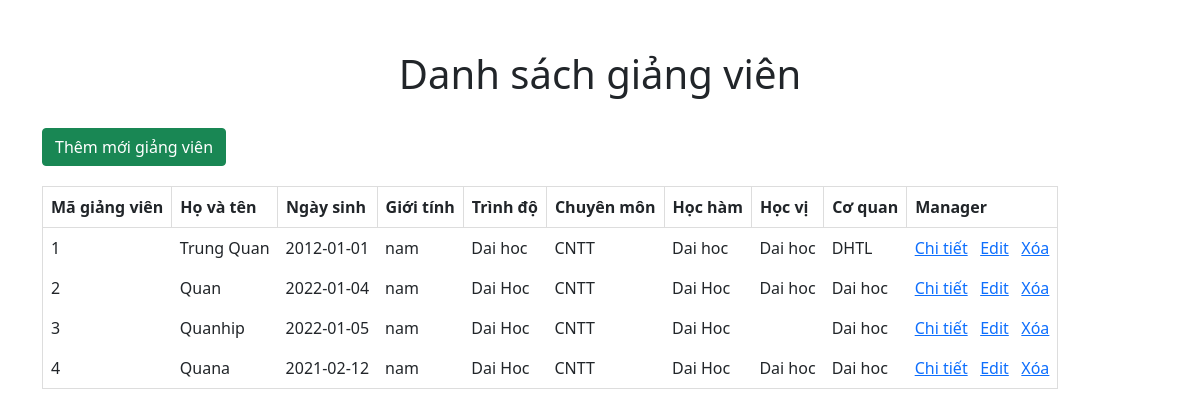
The page / on the database its author committed.
### tables this page shows
CREATE TABLE `giangvien` (
  `magv` int(11) NOT NULL,
  `hovaten` varchar(255) DEFAULT NULL,
  `ngaysinh` date DEFAULT NULL,
  `gioitinh` varchar(10) DEFAULT NULL,
  `trinhdo` varchar(255) DEFAULT NULL,
  `chuyenmon` varchar(255) DEFAULT NULL,
  `hocham` varchar(255) DEFAULT NULL,
  `hocvi` varchar(255) DEFAULT NULL,
  `coquan` varchar(255) DEFAULT NULL
);

### controller/controller.php (called while the page is built, shortened)
<?php
    require_once 'model/model.php';
    class controller{
        public function index() {
            $giangvien = new model();
            $giangviens = $giangvien->index();
            require_once 'view/GiangVien/index.php';
        }
    }
?>

### index.php (called while the page is built, shortened)
<?php
    require_once "controller/controller.php";
    $object = new controller();
    $object->$action();
?>

### model/model.php (called while the page is built, shortened)
<?php
class model {
    public function index() {
        $connection = $this->connectDb();
        $querySelect = "SELECT * FROM giangvien";
        $results = mysqli_query($connection, $querySelect);
        $giangviens = [];
        if (mysqli_num_rows($results) > 0) {
            $giangviens = mysqli_fetch_all($results, MYSQLI_ASSOC);
        }
        return $giangviens;
    }
    public function connectDb() {
        $connection = mysqli_connect(DB_HOST,
            DB_USERNAME, DB_PASSWORD, DB_NAME);
        return $connection;
    }
}

### view/Giangvien/index.php (the view, shortened to what this page needs)
<?php
require "header.php";
?>
<div class="container">
    <h1 style="display: flex;align-items: center;justify-content: center;margin-bottom:30px;margin-top:50px;
    ">Danh sách giảng viên</h1>
    <a href="index.php?act=add">
    <button type="button" class="btn btn-success" style="margin-bottom:20px">Thêm mới giảng viên</button>
    </a>
<table border="1" cellspacing="0" cellpadding="8" style="border: 1px solid #ddd;">
    <tr>
        <th scope="col" style="border: 1px solid #ddd;">Mã giảng viên</th>
        <th scope="col" style="border: 1px solid #ddd;">Họ và tên</th>
        <th scope="col" style="border: 1px solid #ddd;">Ngày sinh</th>
        <th scope="col" style="border: 1px solid #ddd;">Giới tính</th>
        <th scope="col" style="border: 1px solid #ddd;">Trình độ</th>
        <th scope="col" style="border: 1px solid #ddd;">Chuyên môn</th>
        <th scope="col" style="border: 1px solid #ddd;">Học hàm</th>
        <th scope="col" style="border: 1px solid #ddd;">Học vị</th>
        <th scope="col" style="border: 1px solid #ddd;">Cơ quan</th>
        <th scope="col" style="border: 1px solid #ddd;">Manager</th>
    </tr>
    <?php if (!empty($giangviens)): ?>
        <?php foreach ($giangviens AS $giangvien) : ?>
            <tr>
                <td ><?php echo $giangvien['magv'] ?></td>
                <td><?php echo $giangvien['hovaten'] ?></td>
                <td><?php echo $giangvien['ngaysinh'] ?></td>
                <td><?php echo $giangvien['gioitinh'] ?></td>
                <td><?php echo $giangvien['trinhdo'] ?></td>
                <td><?php echo $giangvien['chuyenmon'] ?></td>
                <td><?php echo $giangvien['hocham'] ?></td>
                <td><?php echo $giangvien['hocvi'] ?></td>
                <td><?php echo $giangvien['coquan'] ?></td>
                <td>
                    <?php
                    $urlEdit =
                        "index.php?act=edit&magv=" . $giangvien['magv'];
                    $urlDelete =
                        "index.php?act=delete&magv=" . $giangvien['magv'];
                    ?>
                    <a href="<?php echo $urlDetail?>">Chi tiết</a> &nbsp;
                    <a href="<?php echo $urlEdit?>">Edit</a> &nbsp;
                    <a onclick="return confirm('Bạn chắc chắn muốn xóa?')"
                       href="<?php echo $urlDelete?>">
                        Xóa
                    </a>
                </td>
            </tr>
        <?php endforeach; ?>
    <?php else: ?>
        <tr>
            <td colspan="2">KHông có dữ liệu</td>
        </tr>
    <?php endif; ?>
</table>
</div>
<?php
    require "footer.php";
?>

### view/Giangvien/header.php (shortened to what this page needs)
<!DOCTYPE html>
<html lang="en">
<head>
    <link rel="stylesheet" href="https://cdn.jsdelivr.net/npm/bootstrap-icons@1.7.2/font/bootstrap-icons.css">
    <link href="https://cdn.jsdelivr.net/npm/bootstrap@5.1.3/dist/css/bootstrap.min.css" rel="stylesheet">
</head>
<body>

### view/Giangvien/footer.php (shortened to what this page needs)
</body>
</html>

### rows shown on the page
giangvien: magv "1", hovaten "Trung Quan", ngaysinh "2012-01-01", gioitinh "nam", trinhdo "Dai hoc", chuyenmon "CNTT", hocham "Dai hoc", hocvi "Dai hoc", coquan "DHTL"
giangvien: magv "2", hovaten "Quan", ngaysinh "2022-01-04", gioitinh "nam", trinhdo "Dai Hoc", chuyenmon "CNTT", hocham "Dai Hoc", hocvi "Dai hoc", coquan "Dai hoc"
giangvien: magv "3", hovaten "Quanhip", ngaysinh "2022-01-05", gioitinh "nam", trinhdo "Dai Hoc", chuyenmon "CNTT", hocham "Dai Hoc", coquan "Dai hoc"
giangvien: magv "4", hovaten "Quana", ngaysinh "2021-02-12", gioitinh "nam", trinhdo "Dai Hoc", chuyenmon "CNTT", hocham "Dai Hoc", hocvi "Dai hoc", coquan "Dai hoc"
